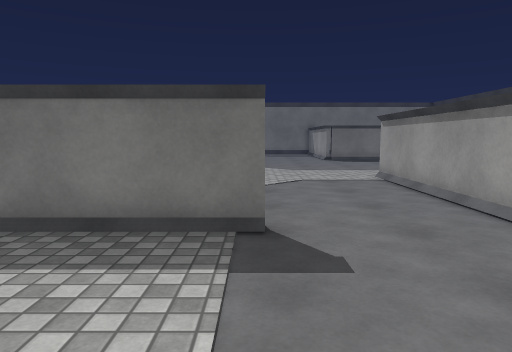
view 1 (above)

22 first-person views from a walk through a Unity game level. The camera is 1.3 m above the floor, tilts 6° down and sees 70° across. The floor is counted in squares, 1 m on a side. Each view is taken from the middle of a square. On the plan, view 1 faces up. The plan holds only what a view shows up to about 15 squares ahead; the rest is blank. The player character is not drawn. Surface patterns are stand-ins for the level's own textures.

view 2
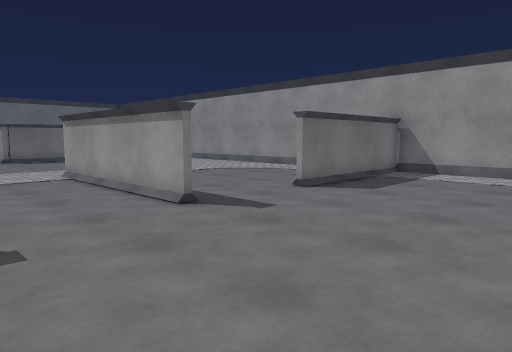

view 3
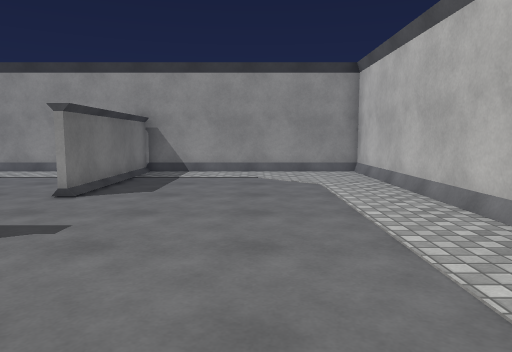

view 4
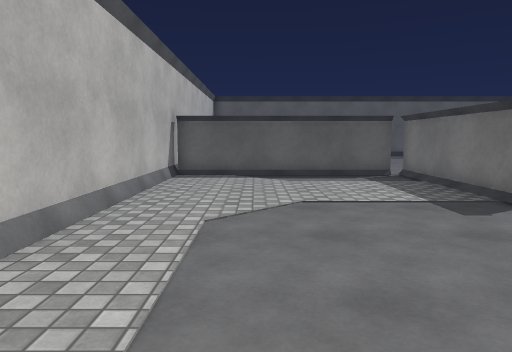

view 5
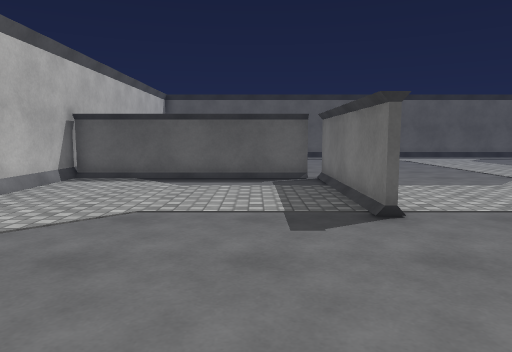

view 6
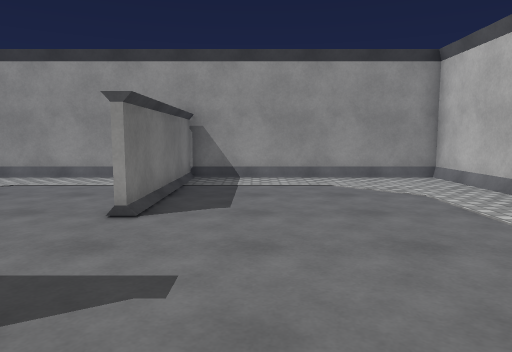

view 7
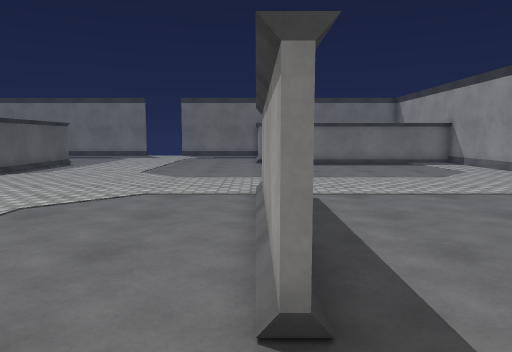

view 8
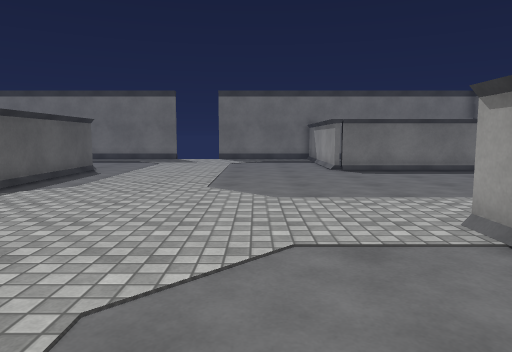

view 9
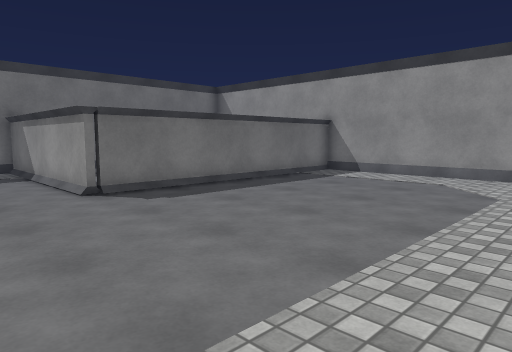

view 10
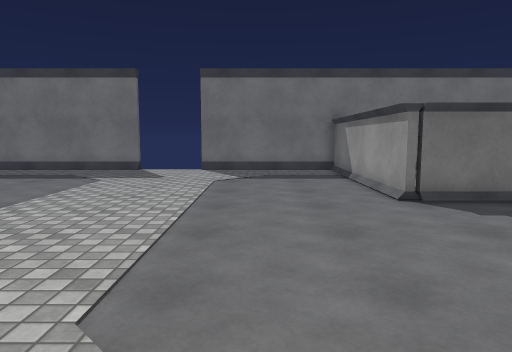

view 11
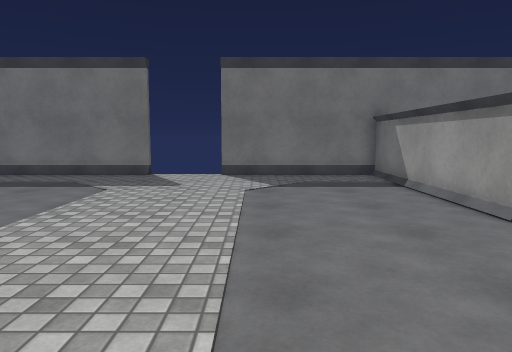

view 12
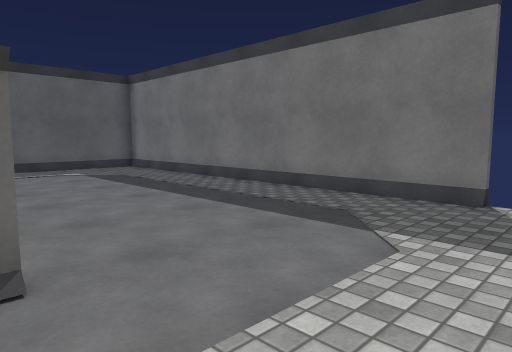

view 13
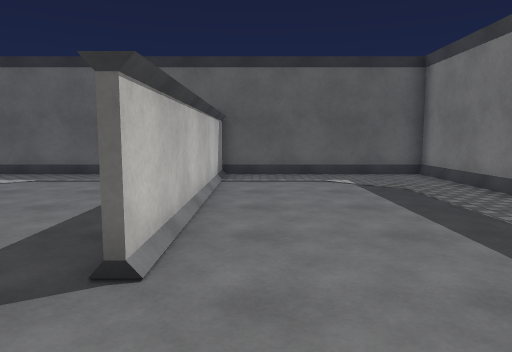

view 14
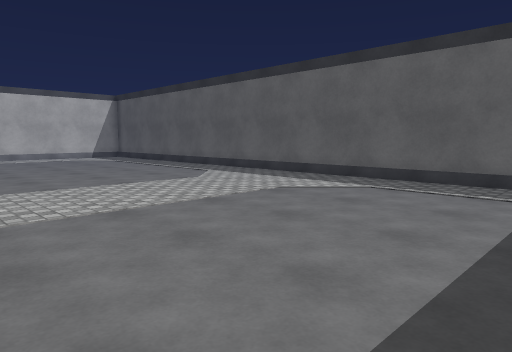

view 15
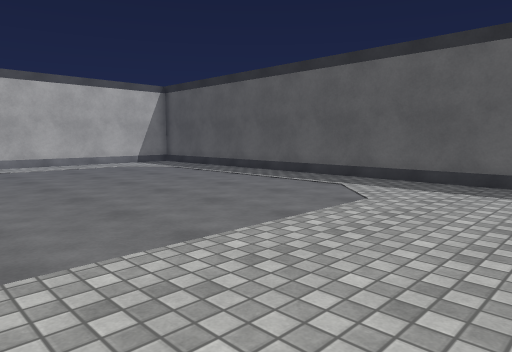

view 16
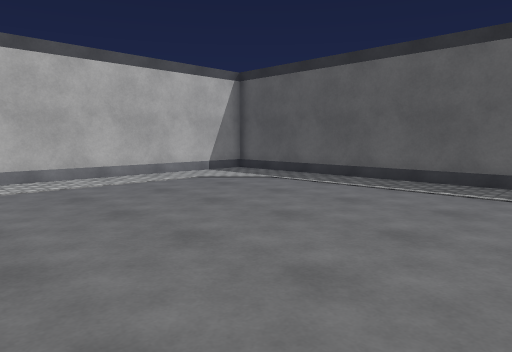

view 17
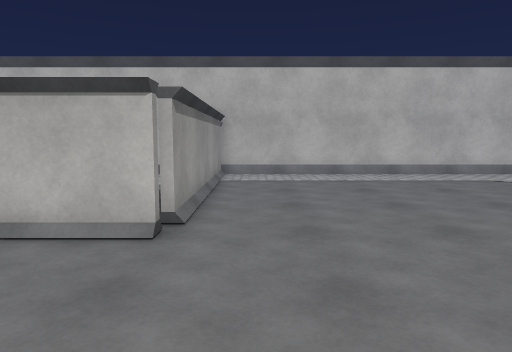

view 18
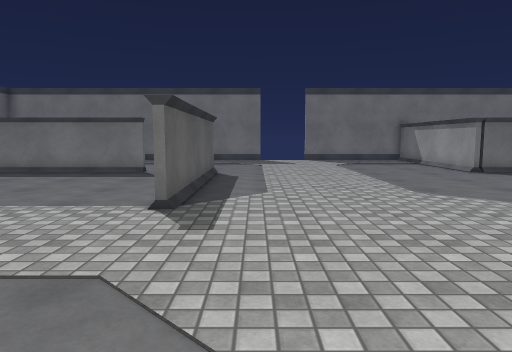

view 19
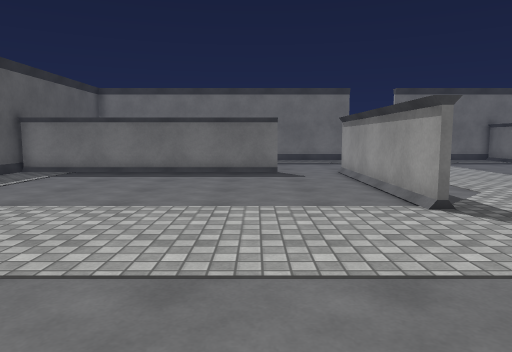

view 20
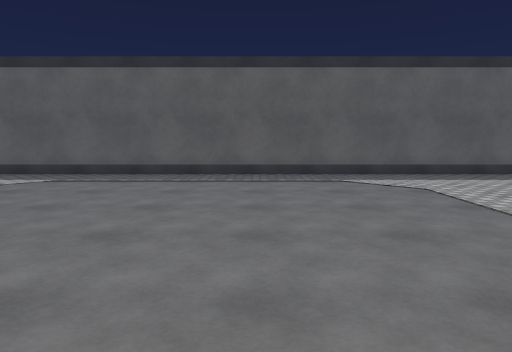

view 21
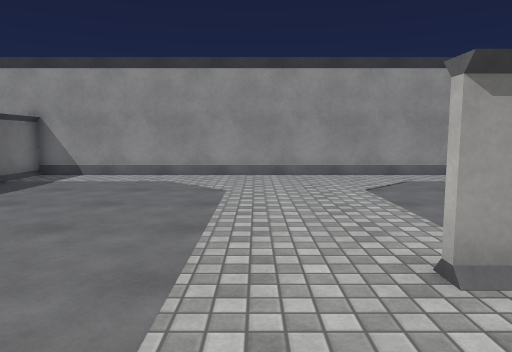

view 22
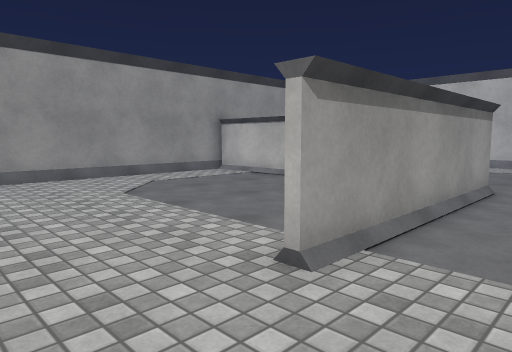

### Floor plan
Points are (right, up) in squares from view 1. A wall is a line through its corners. A room is listed if a view was taken in it or the views show most of it. See-through windows are left out.
Room 1 (views 1, 2, 3, 4, 5, 6, 7)
walls: (5.1, -2.8) (13.8, -2.8) (13.8, 5.1) (7.9, 5.1); (4.2, 5.1) (4.2, 6.6); (0.1, 5.1) (-5.8, 5.1); (-5.6, 4.8) (-5.6, -2.7); (-6, -2.8) (3.2, -2.8)
ways out: opening at (4, 5.5) to room 2
Room 2 (views 8, 9, 10, 11, 12, 13, 14, 15, 16, 17, 18, 19, 20, 21, 22)
walls: (-5.8, 14.4) (-5.8, 21.8); (-5.6, 21.8) (-5.6, 14.4); (-8.1, 21.6) (-17.8, 21.6); (-5.8, 5.3) (-3.6, 5.3); (4.2, 6.6) (4.2, 12.3); (-3.6, 28.8) (-17.8, 28.8) (-17.8, -2); (-17.8, 21.8) (-8.1, 21.8); (-5.8, -2.5) (-5.8, 4.8); (10.2, 5.3) (13.8, 5.3) (13.8, 21.6) (4.2, 21.6) (4.2, 28.8) (-1.2, 28.8); (-16.6, -2.8) (-6, -2.8)
ways out: opening at (4, 5.5) to room 1; gap at (-4, 29); gap at (-1, 29)

Where each view was taken, in squares from view 1:
view 1: 0 up, 0 right, facing up
view 2: 1 down, 0 right, facing up-right
view 3: 1 up, 0 right, facing right
view 4: 0 up, 7 right, facing left
view 5: 3 up, 6 right, facing left
view 6: 3 up, 2 right, facing right
view 7: 3 up, 4 right, facing up
view 8: 7 up, 1 right, facing up
view 9: 13 up, 1 right, facing up-right
view 10: 14 up, 1 right, facing up
view 11: 16 up, 0 right, facing up
view 12: 21 up, 2 left, facing up-left
view 13: 23 up, 5 left, facing left
view 14: 21 up, 7 left, facing down-left
view 15: 15 up, 7 left, facing down-left
view 16: 9 up, 7 left, facing down-left
view 17: 10 up, 7 left, facing down
view 18: 8 up, 4 left, facing up
view 19: 8 up, 9 left, facing up
view 20: 7 up, 5 left, facing left
view 21: 14 up, 1 right, facing right
view 22: 15 up, 2 right, facing down-right
